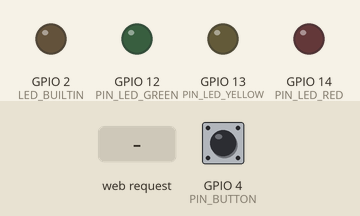
Recording of a sketch running on a simulated ESP8266 (NodeMCU). Parts: output pins drawn as LEDs (lit = HIGH, except the on-board LED, lit = LOW). Inputs (shaded band) come from the test bench; at power-on: GPIO 4 (PIN_BUTTON) HIGH. WiFi joins after 1.5 s; servers stay silent unless stated; what the sketch prints to the serial monitor is not drawn.

Above: at 2.7 s.
2.8 s: HTTP request GET /led/red/on received
At 4.0 s:
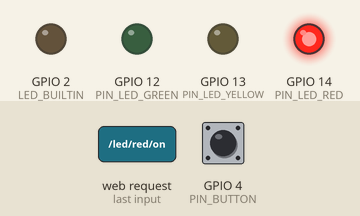
4.3 s: HTTP request GET /led/yellow/on received
At 5.2 s:
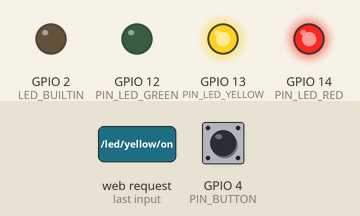
5.8 s: HTTP request GET /led/red/off received
At 6.4 s:
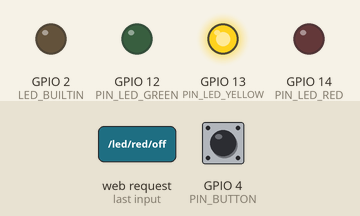
7.3 s: HTTP request GET /led/green/on received
At 8.5 s:
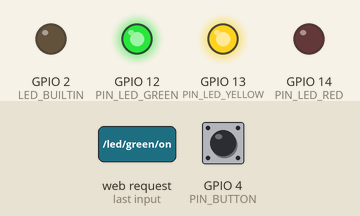
8.8 s: HTTP request GET /led/yellow/off received
At 9.9 s:
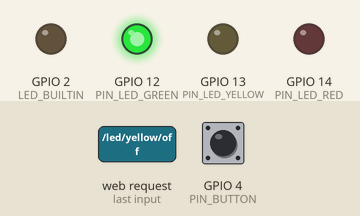
10.3 s: HTTP request GET /led/red/on received
At 11.0 s:
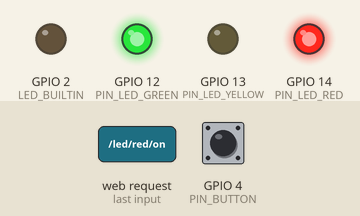
Timing chart, 0 to 12.8 s (numbered marks = the images above; inputs shaded):
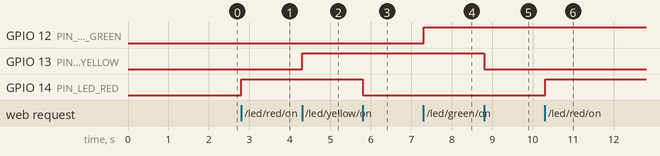

Measured:
- after the input at 2.8 s, GPIO 14 (PIN_LED_RED): LOW → HIGH at once
- after the input at 4.3 s, GPIO 13 (PIN_LED_YELLOW): LOW → HIGH at once
- after the input at 5.8 s, GPIO 14 (PIN_LED_RED): HIGH → LOW at once
- after the input at 7.3 s, GPIO 12 (PIN_LED_GREEN): LOW → HIGH at once
- after the input at 8.8 s, GPIO 13 (PIN_LED_YELLOW): HIGH → LOW at once
- after the input at 10.3 s, GPIO 14 (PIN_LED_RED): LOW → HIGH at once

The sketch:

esp8266_remote.ino
```cpp
// Embedded Linux (EMLI)
// University of Southern Denmark
// ESP8266 Wifi client - Webserver - User interface
// Kjeld Jensen <kjen@sdu.dk> <kj@kjen.dk>
// 2023-04-18, KJ, First version
// inspired by https://docs.arduino.cc/tutorials/uno-wifi-rev2/uno-wifi-r2-hosting-a-webserver

// LED
#define PIN_LED_RED     14
#define PIN_LED_YELLOW  13
#define PIN_LED_GREEN   12

// button
#define PIN_BUTTON      4
#define DEBOUNCE_TIME 200 // milliseconds
volatile int button_a_count;
volatile unsigned long count_prev_time;

// Wifi
#include <ESP8266WiFi.h>
const char* WIFI_SSID = "EMLI_20";
const char* WIFI_PASSWORD = "password";

// Static IP address
IPAddress IPaddress(192, 168, 10, 222);
IPAddress gateway(192, 168, 10, 1);
IPAddress subnet(255, 255, 255, 0);
//IPAddress primaryDNS(1, 1, 1, 1);
//IPAddress secondaryDNS(8, 8, 8, 8);

// Webserver
#define CLIENT_TIMEOUT 2000

WiFiServer server(80);
WiFiClient client = server.available();
unsigned long clientConnectTime = 0;
String currentLine = "";
char response_s[10];
char s[25];

ICACHE_RAM_ATTR void button_a_isr()
{
  if (millis() - count_prev_time > DEBOUNCE_TIME)
  {
    count_prev_time = millis();
    button_a_count++;
  }
}

void setup()
{
  // serial
  Serial.begin(115200);
  delay(10);

  // LEDs
  pinMode(LED_BUILTIN, OUTPUT);
  digitalWrite(LED_BUILTIN, LOW);
  pinMode(PIN_LED_RED, OUTPUT);
  digitalWrite(PIN_LED_RED, LOW);
  pinMode(PIN_LED_YELLOW, OUTPUT);
  digitalWrite(PIN_LED_YELLOW, LOW);
  pinMode(PIN_LED_GREEN, OUTPUT);
  digitalWrite(PIN_LED_GREEN, LOW);

  // button
  pinMode(PIN_BUTTON, INPUT_PULLUP);
  attachInterrupt(digitalPinToInterrupt(PIN_BUTTON), button_a_isr, RISING);

  // set the ESP8266 to be a WiFi-client
  WiFi.mode(WIFI_STA);

  // configure static IP address
  WiFi.config(IPaddress, gateway, subnet);
  //WiFi.config(IPaddress, gateway, subnet, primaryDNS, secondaryDNS);

  // connect to Wifi access point
  Serial.println();
  Serial.println();
  Serial.print("Connecting to ");
  Serial.println(WIFI_SSID);

  WiFi.begin(WIFI_SSID, WIFI_PASSWORD);
  while (WiFi.status() != WL_CONNECTED)
  {
    delay(500);
    Serial.print(".");
  }
  digitalWrite(LED_BUILTIN, HIGH);
  Serial.println("");
  Serial.println("WiFi connected");
  Serial.println("IP address: ");
  Serial.println(WiFi.localIP());
  Serial.println("");

  // start webserver
  Serial.println("Starting webserver");
  Serial.println("");
  server.begin();
}

void loop()
{
  // test for newæ client
  client = server.available();
  if (client) {
    Serial.println("New client");
    currentLine = "";
    clientConnectTime = millis();
    while (client.connected() && millis() - clientConnectTime < CLIENT_TIMEOUT) {
      if (client.available()) {
        char c = client.read();
        Serial.write(c);

        if (c == '\n') {
          // if the current line is blank, you got two newline characters in a row.
          // that's the end of the client HTTP request, so send a response:
          if (currentLine.length() == 0) {
            Serial.println("Sending response");
            client.println("HTTP/1.1 200 OK");
            client.println("Content-type: text/html");
            sprintf (s, "Content-Length: %d",strlen(response_s));
            client.println(s);
            client.println();
            //client.println("Connection: close");
            client.println(response_s);
            client.println();
            response_s[0] = 0;
          } else {

            if (currentLine.startsWith("GET /led/red/on")) {
              Serial.println("Red LED on");
              digitalWrite(PIN_LED_RED, HIGH);
            } else if (currentLine.startsWith("GET /led/red/off")) {
              Serial.println("Red LED off");
              digitalWrite(PIN_LED_RED, LOW);

            } else if (currentLine.startsWith("GET /led/yellow/on")) {
              Serial.println("Yellow LED on");
              digitalWrite(PIN_LED_YELLOW, HIGH);
            } else if (currentLine.startsWith("GET /led/yellow/off")) {
              Serial.println("Yellow LED off");
              digitalWrite(PIN_LED_YELLOW, LOW);

            } else if (currentLine.startsWith("GET /led/green/on")) {
              Serial.println("Green LED on");
              digitalWrite(PIN_LED_GREEN, HIGH);
            } else if (currentLine.startsWith("GET /led/green/off")) {
              Serial.println("Green LED off");
              digitalWrite(PIN_LED_GREEN, LOW);

            } else if (currentLine.startsWith("GET /button/a/count")) {
              Serial.println("Return button count");
              sprintf (response_s, "%d", button_a_count);
              button_a_count = 0;
            }

            currentLine = "";
          }
        } else if (c != '\r') {
          currentLine += c;
        }
      }
    }
    client.stop();
    Serial.println("Client disconnected.");
    Serial.println("");
  }
}
```
